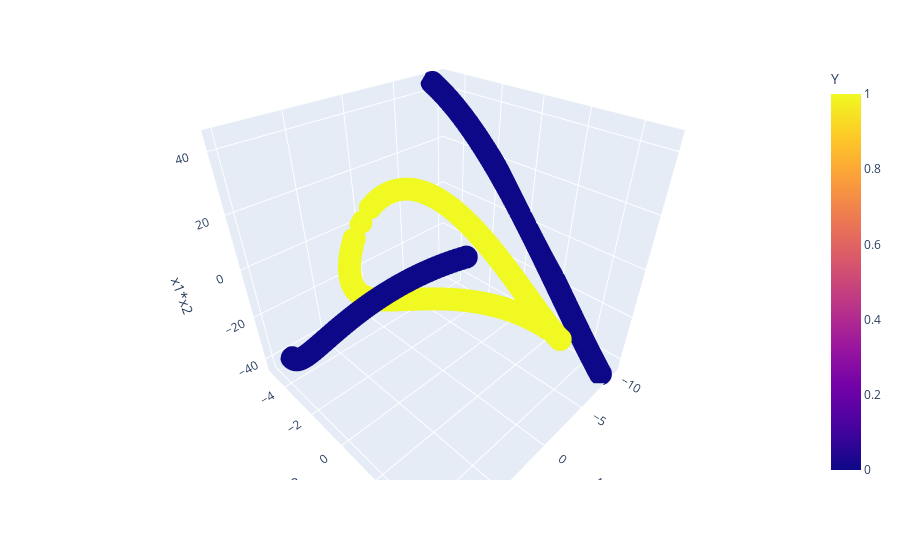

Source (notebook cell):
### Code cell
import plotly.express as px
fig = px.scatter_3d(df,x='x1',y='x2',z='x1*x2',color='Y')
fig.show()

### Figure 1 — Plotly figure (JSON) as saved in the notebook; plotly's stock layout.template omitted (floating-point values rounded to 4 significant figures; data arrays with more than 128 entries replaced by an {"elided": "..."} marker saying what was removed)
{"data": [{"hovertemplate": "x1=%{x}<br>x2=%{y}<br>x1*x2=%{z}<br>Y=%{marker.color}<extra></extra>", "legendgroup": "", "marker": {"color": {"elided": "400 int values"}, "coloraxis": "coloraxis", "symbol": "circle"}, "mode": "markers", "name": "", "scene": "scene", "showlegend": false, "type": "scatter3d", "x": {"elided": "400 float values"}, "y": {"elided": "400 float values"}, "z": {"elided": "400 float values"}}], "layout": {"autosize": true, "coloraxis": {"colorbar": {"title": {"text": "Y"}}, "colorscale": [[0, "#0d0887"], [0.1111, "#46039f"], [0.2222, "#7201a8"], [0.3333, "#9c179e"], [0.4444, "#bd3786"], [0.5556, "#d8576b"], [0.6667, "#ed7953"], [0.7778, "#fb9f3a"], [0.8889, "#fdca26"], [1, "#f0f921"]]}, "legend": {"tracegroupgap": 0}, "margin": {"t": 60}, "scene": {"aspectmode": "auto", "aspectratio": {"x": 1, "y": 1, "z": 1}, "camera": {"center": {"x": 0, "y": 0, "z": 0}, "eye": {"x": 1.022, "y": 1.022, "z": 1.022}, "projection": {"type": "perspective"}, "up": {"x": 0, "y": 0, "z": 1}}, "domain": {"x": [0, 1], "y": [0, 1]}, "xaxis": {"title": {"text": "x1"}, "type": "linear"}, "yaxis": {"title": {"text": "x2"}, "type": "linear"}, "zaxis": {"title": {"text": "x1*x2"}, "type": "linear"}}}}
